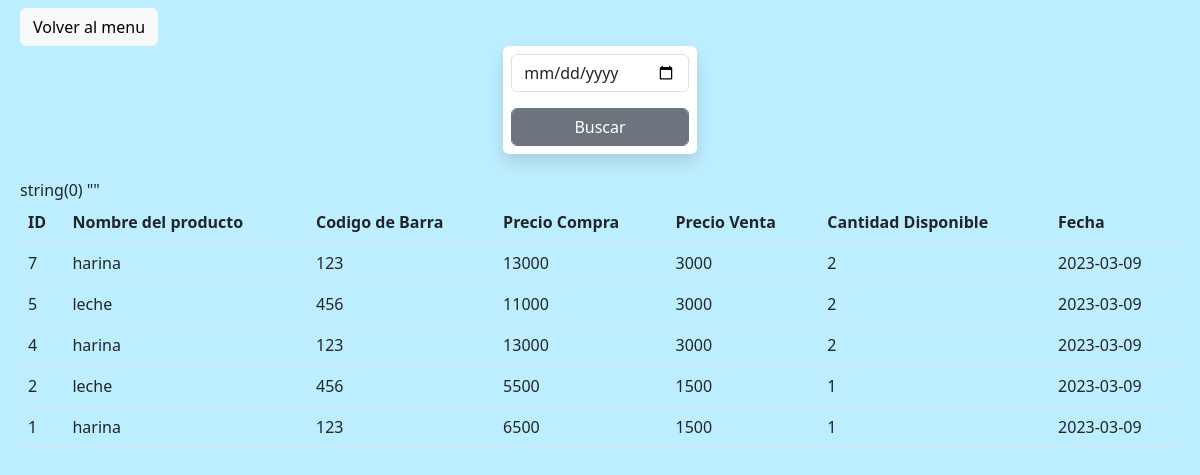
Page /buscador_almacen.php on the committed database.
### tables this page shows
CREATE TABLE `almacen` (
  `id` int(4) NOT NULL,
  `nombre` varchar(30) NOT NULL,
  `codigo` varchar(20) NOT NULL,
  `preciocompra` int(7) NOT NULL,
  `precioventa` int(7) NOT NULL,
  `cantidadventa` int(4) NOT NULL,
  `fecha` date NOT NULL
);

### buscador_almacen.php (the view, shortened to what this page needs)
<?php
    $conexion=mysqli_connect('localhost','root','','inventario');
    $busqueda = (isset($_POST['busqueda']))?$_POST['busqueda']:"";
?>
<!DOCTYPE html>
<html lang="es">
<head>
    <link rel="stylesheet" href="css/bootstrap.css">
    <link rel="stylesheet" href="css/index.css">
</head>
<body>
    <a class="btn btn-light" href="index.php">Volver al menu</a><br>
    <div class="busquedafecha">
        <div class="containe bg-white rounded shadow p-2 col-xl-2 col-lg-3">
            <form action="buscador_almacen.php" method="POST">
                <div class="mb-3"><input class="form-control" type="date" name="busqueda" id=""></div>
                <input class="btn btn-secondary form-control" type="submit" name="boton" value="Buscar">
            </form>
        </div>
    </div>
        <br>
        <table class="table table-striped">
            <thead>
                <tr>
                    <th>ID</th>
                    <th>Nombre del producto</th>
                    <th>Codigo de Barra</th>
                    <th>Precio Compra</th>
                    <th>Precio Venta</th>
                    <th>Cantidad Disponible</th>
                    <th>Fecha</th>
                </tr>
                <?php
                $sql = "SELECT * FROM almacen where fecha like '$busqueda' '%' order by id desc";
                $result = mysqli_query($conexion, $sql);
                while ($mostrar = mysqli_fetch_row($result)){
                 ?>
                <tr>
                    <td><?php echo $mostrar['0']?></td>
                    <td><?php echo $mostrar['1']?></td>
                    <td><?php echo $mostrar['2']?></td>
                    <td><?php echo $mostrar['3']?></td>
                    <td><?php echo $mostrar['4']?></td>
                    <td><?php echo $mostrar['5']?></td>
                    <td>
                        <?php echo $mostrar['6']?>
                    </td>
                </tr>
                <?php
                }
                ?>
            </thead>
        </table>
</body>
</html>

### css/index.css (style rules this page uses)
body { margin: 8px 20px !important; background-color: #BDEEFF; }
.busquedafecha { display: flex; justify-content: center; }

### rows in the picture
almacen: id "7", nombre "harina", codigo "123", preciocompra "13000", precioventa "3000", cantidadventa "2", fecha "2023-03-09"
almacen: id "5", nombre "leche", codigo "456", preciocompra "11000", precioventa "3000", cantidadventa "2", fecha "2023-03-09"
almacen: id "4", nombre "harina", codigo "123", preciocompra "13000", precioventa "3000", cantidadventa "2", fecha "2023-03-09"
almacen: id "2", nombre "leche", codigo "456", preciocompra "5500", precioventa "1500", cantidadventa "1", fecha "2023-03-09"
almacen: id "1", nombre "harina", codigo "123", preciocompra "6500", precioventa "1500", cantidadventa "1", fecha "2023-03-09"
